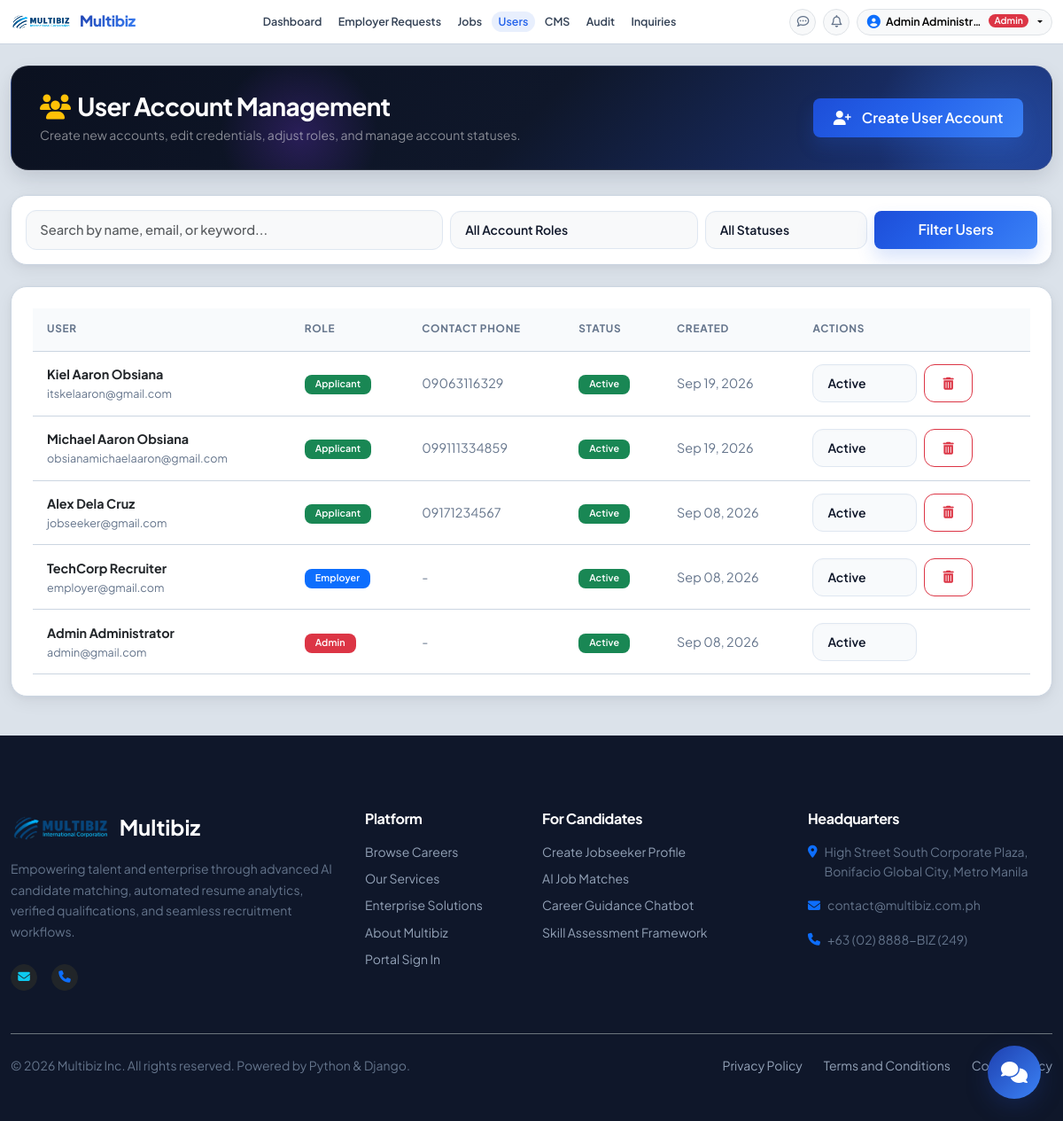
Page /audit/users/ (signed in) on the committed database.
### accounts/models.py (models this page shows, shortened)
class User(AbstractUser):
    username = None
    email = models.EmailField('email address', unique=True)
    ROLE_CHOICES = (
        ('applicant', 'Applicant / Jobseeker'),
        ('employer', 'Employer'),
        ('admin', 'Administrator'),
    )
    role = models.CharField(max_length=20, choices=ROLE_CHOICES, default='applicant')
    STATUS_CHOICES = (
        ('active', 'Active'),
        ('inactive', 'Inactive'),
        ('suspended', 'Suspended'),
    )
    status = models.CharField(max_length=20, choices=STATUS_CHOICES, default='active')
    phone = models.CharField(max_length=30, blank=True, null=True)
    created_by_admin = models.BooleanField(default=False)
    created_at = models.DateTimeField(auto_now_add=True)
    updated_at = models.DateTimeField(auto_now=True)
    USERNAME_FIELD = 'email'
    REQUIRED_FIELDS = ['first_name', 'last_name']
    objects = CustomUserManager()
    @property
    def is_applicant(self):
        return self.role == 'applicant'
    @property
    def is_employer(self):
        return self.role == 'employer'
    @property
    def is_admin_user(self):
        return self.role == 'admin' or self.is_superuser or self.is_staff
    @property
    def full_name(self):
        name = f"{self.first_name} {self.last_name}".strip()
        return name if name else self.email.split('@')[0]

### audit/views.py (the view, shortened to what this page needs)
# urls.py: path('users/', views.admin_users, name='admin_users'),
@admin_required
def admin_users(request):
    role_filter = request.GET.get('role', '')
    status_filter = request.GET.get('status', '')
    query = request.GET.get('q', '').strip()
    users = User.objects.all().order_by('-created_at')
    if role_filter:
        users = users.filter(role=role_filter)
    if status_filter:
        users = users.filter(status=status_filter)
    if query:
        users = users.filter(
            Q(email__icontains=query) |
            Q(first_name__icontains=query) |
            Q(last_name__icontains=query)
        )
    return render(request, 'admin/users.html', {
        'users': users,
        'role_filter': role_filter,
        'status_filter': status_filter,
        'query': query,
    })

### templates/admin/users.html (shortened to what this page needs)
{% extends 'base.html' %}
{% load static %}
{% block content %}
<div class="container py-4">
    <div class="employer-hero-banner mb-4">
        <div class="d-flex flex-column flex-md-row justify-content-between align-items-md-center gap-3 position-relative" style="z-index: 1;">
            <div>
                <h3 class="fw-extrabold text-white mb-1">
                    <i class="fa-solid fa-users text-warning me-2"></i>User Account Management
                </h3>
                <p class="text-white-50 small mb-0">Create new accounts, edit credentials, adjust roles, and manage account statuses.</p>
            </div>
            <button class="btn btn-primary-custom" data-bs-toggle="modal" data-bs-target="#createUserModal">
                <i class="fa-solid fa-user-plus me-1"></i> Create User Account
            </button>
        </div>
    </div>
    <div class="custom-card p-3 bg-white border-0 shadow-sm rounded-4 mb-4">
        <form method="GET" action="{% url 'admin_users' %}">
            <div class="row g-2 align-items-center">
                <div class="col-md-5">
                    <input type="text" name="q" value="{{ query }}" class="form-control bg-light" placeholder="Search by name, email, or keyword...">
                </div>
                <div class="col-md-3">
                    <select name="role" class="form-select bg-light" onchange="this.form.submit()">
                        <option value="">All Account Roles</option>
                    </select>
                </div>
                <div class="col-md-2">
                    <select name="status" class="form-select bg-light" onchange="this.form.submit()">
                        <option value="">All Statuses</option>
                    </select>
                </div>
                <div class="col-md-2 d-flex gap-1">
                    <button type="submit" class="btn btn-primary-custom flex-grow-1">Filter Users</button>
                </div>
            </div>
        </form>
    </div>
    <div class="custom-card p-4 bg-white border-0 shadow-sm rounded-4">
        <div class="table-responsive">
            <table class="table align-middle table-hover mb-0">
                <thead class="table-light small">
                    <tr>
                        <th>User</th>
                        <th>Role</th>
                        <th>Contact Phone</th>
                        <th>Status</th>
                        <th>Created</th>
                        <th>Actions</th>
                    </tr>
                </thead>
                <tbody>
                    {% for u in users %}
                        <tr>
                            <td>
                                <div class="fw-bold text-dark">{{ u.full_name }}</div>
                                <div class="text-muted small">{{ u.email }}</div>
                            </td>
                            <td>
                                <span class="badge {% if u.role == 'admin' %}bg-danger{% elif u.role == 'employer' %}bg-primary{% else %}bg-success{% endif %} text-capitalize">
                                    {{ u.role }}
                                </span>
                            </td>
                            <td class="small text-secondary">{{ u.phone|default:"-" }}</td>
                            <td>
                                <span class="badge {% if u.status == 'active' %}bg-success{% elif u.status == 'inactive' %}bg-warning text-dark{% else %}bg-danger{% endif %} text-capitalize">
                                    {{ u.status }}
                                </span>
                            </td>
                            <td class="text-muted small">{{ u.created_at|date:"M d, Y" }}</td>
                            <td>
                                <div class="d-flex gap-2">
                                    <form method="POST" action="{% url 'admin_toggle_user_status' u.id %}" class="d-inline">
                                        <select name="status" class="form-select form-select-sm" onchange="this.form.submit()">
                                            <option value="active" {% if u.status == 'active' %}selected{% endif %}>Active</option>
                                        </select>
                                    </form>
                                    {% if u.id != user.id %}
                                        <a href="{% url 'admin_delete_user' u.id %}" onclick="return confirm('Permanently delete account for {{ u.email }}?');" class="btn btn-sm btn-outline-danger" title="Delete Account">
                                            <i class="fa-solid fa-trash-can"></i>
                                        </a>
                                    {% endif %}
                                </div>
                            </td>
                        </tr>
                    {% empty %}
                        <tr><td colspan="6" class="text-center py-4 text-muted small">No users found.</td></tr>
                    {% endfor %}
                </tbody>
            </table>
        </div>
    </div>
</div>
{% endblock %}

### templates/components/navbar.html (shortened to what this page needs)
{% load static %}
<nav class="navbar navbar-expand-lg navbar-custom sticky-top {% if user.is_authenticated and user.is_employer %}navbar-employer{% elif user.is_authenticated and user.is_admin_user %}navbar-admin{% endif %}">
    <div class="container">
        <a class="navbar-brand d-flex align-items-center me-3" href="{% if user.is_authenticated and user.is_employer %}{% url 'employer_dashboard' %}{% elif user.is_authenticated and user.is_admin_user %}{% url 'admin_dashboard' %}{% else %}{% url 'home' %}{% endif %}">
            <img src="{% static 'images/mbLogo.png' %}" alt="Multibiz" class="navbar-brand-logo" onerror="this.style.display='none';">
            <span class="navbar-brand-text ms-2">Multibiz</span>
        </a>
        <div class="collapse navbar-collapse" id="navbarMain">
            <ul class="navbar-nav me-auto mb-2 mb-lg-0 align-items-lg-center gap-1 {% if user.is_authenticated and user.is_employer %}employer-nav-links{% elif user.is_authenticated and user.is_admin_user %}admin-nav-links{% endif %}">
                {% if user.is_authenticated and user.is_employer %}
                    <!-- ==============================================
                         1. EMPLOYER / RECRUITER WORKSPACE
                         (Matches landing page & applicant simplicity)
                         ============================================== -->
                    <li class="nav-item">
                        <a class="nav-link {% if request.resolver_match.url_name == 'employer_dashboard' %}active{% endif %}" href="{% url 'employer_dashboard' %}">Dashboard</a>
                    </li>
                    <li class="nav-item">
                        <a class="nav-link {% if request.resolver_match.url_name == 'employer_talent_requests' or request.resolver_match.url_name == 'employer_request_talent' or request.resolver_match.url_name == 'employer_talent_request_detail' %}active{% endif %}" href="{% url 'employer_talent_requests' %}">Talent Requests</a>
                    </li>
                    <li class="nav-item">
                        <a class="nav-link {% if request.resolver_match.url_name == 'recommended_candidates' %}active{% endif %}" href="{% url 'recommended_candidates' %}">Talent Radar</a>
                    </li>
                    <li class="nav-item">
                        <a class="nav-link {% if request.resolver_match.url_name == 'employer_candidates' or request.resolver_match.url_name == 'employer_candidate_detail' %}active{% endif %}" href="{% url 'employer_candidates' %}">Candidates</a>
                    </li>
                    <li class="nav-item">
                        <a class="nav-link {% if request.resolver_match.url_name == 'employer_jobs' %}active{% endif %}" href="{% url 'employer_jobs' %}">Openings</a>
                    </li>
                {% elif user.is_authenticated and user.is_admin_user %}
                    <li class="nav-item">
                        <a class="nav-link {% if request.resolver_match.url_name == 'admin_dashboard' %}active{% endif %}" href="{% url 'admin_dashboard' %}">Dashboard</a>
                    </li>
                    <li class="nav-item">
                        <a class="nav-link " href="{% url 'admin_employer_requests' %}">Employer Requests</a>
                    </li>
                    <li class="nav-item">
                        <a class="nav-link " href="{% url 'admin_jobs' %}">Jobs</a>
                    </li>
                    <li class="nav-item">
                        <a class="nav-link {% if request.resolver_match.url_name == 'admin_users' %}active{% endif %}" href="{% url 'admin_users' %}">Users</a>
                    </li>
                    <li class="nav-item">
                        <a class="nav-link {% if request.resolver_match.url_name == 'admin_cms' %}active{% endif %}" href="{% url 'admin_cms' %}">CMS</a>
                    </li>
                    <li class="nav-item">
                        <a class="nav-link {% if request.resolver_match.url_name == 'admin_audit_trail' %}active{% endif %}" href="{% url 'admin_audit_trail' %}">Audit</a>
                    </li>
                    <li class="nav-item">
                        <a class="nav-link {% if request.resolver_match.url_name == 'admin_inquiries' %}active{% endif %}" href="{% url 'admin_inquiries' %}">Inquiries</a>
                    </li>
                {% endif %}
            </ul>
            <div class="d-flex align-items-center gap-2 mt-2 mt-lg-0 {% if user.is_authenticated and user.is_employer %}employer-nav-actions{% elif user.is_authenticated and user.is_admin_user %}admin-nav-actions{% endif %}">
                {% if user.is_authenticated %}
                    <a href="{% url 'chat_center' %}" class="btn btn-light position-relative rounded-circle p-0 d-flex align-items-center justify-content-center border shadow-xs ui-avatar-sm" title="Direct Messages">
                        <i class="fa-regular fa-comment-dots text-secondary" style="font-size: 0.85rem;"></i>
                    </a>
                    <div class="dropdown">
                        <button class="btn btn-light position-relative rounded-circle p-0 d-flex align-items-center justify-content-center border shadow-xs ui-avatar-sm" type="button" data-bs-toggle="dropdown" aria-expanded="false" title="Notifications">
                            <i class="fa-regular fa-bell text-secondary" style="font-size: 0.85rem;"></i>
                        </button>
                    </div>
                    <div class="dropdown">
                        <button class="btn btn-light dropdown-toggle d-flex align-items-center gap-1.5 rounded-pill px-2.5 py-0.5 border shadow-xs navbar-profile-button" type="button" data-bs-toggle="dropdown" aria-expanded="false">
                            <i class="fa-solid fa-circle-user text-primary" style="font-size: 0.95rem;"></i>
                            <span class="fw-semibold text-truncate d-none d-sm-inline-block navbar-profile-name">{{ user.full_name|default:user.username }}</span>
                            <span class="badge {% if user.is_admin_user %}bg-danger{% elif user.is_employer %}bg-primary{% else %}bg-success{% endif %} rounded-pill text-capitalize" style="font-size: 0.65rem; padding: 0.15rem 0.4rem;">{{ user.role }}</span>
                        </button>
                    </div>
                {% endif %}
            </div>
        </div>
    </div>
</nav>

### rows in the picture
User: full_name "Admin Administr…", role "Admin", full_name "Admin Administrator", email "admin@gmail.com", phone "-", status "Active", created_at "Sep 08, 2026"
User: full_name "Kiel Aaron Obsiana", email "itskelaaron@gmail.com", role "Applicant", phone "09063116329", status "Active", created_at "Sep 19, 2026"
User: full_name "Michael Aaron Obsiana", email "obsianamichaelaaron@gmail.com", role "Applicant", phone "099111334859", status "Active", created_at "Sep 19, 2026"
User: full_name "Alex Dela Cruz", email "jobseeker@gmail.com", role "Applicant", phone "09171234567", status "Active", created_at "Sep 08, 2026"
User: full_name "TechCorp Recruiter", email "employer@gmail.com", role "Employer", phone "-", status "Active", created_at "Sep 08, 2026"
